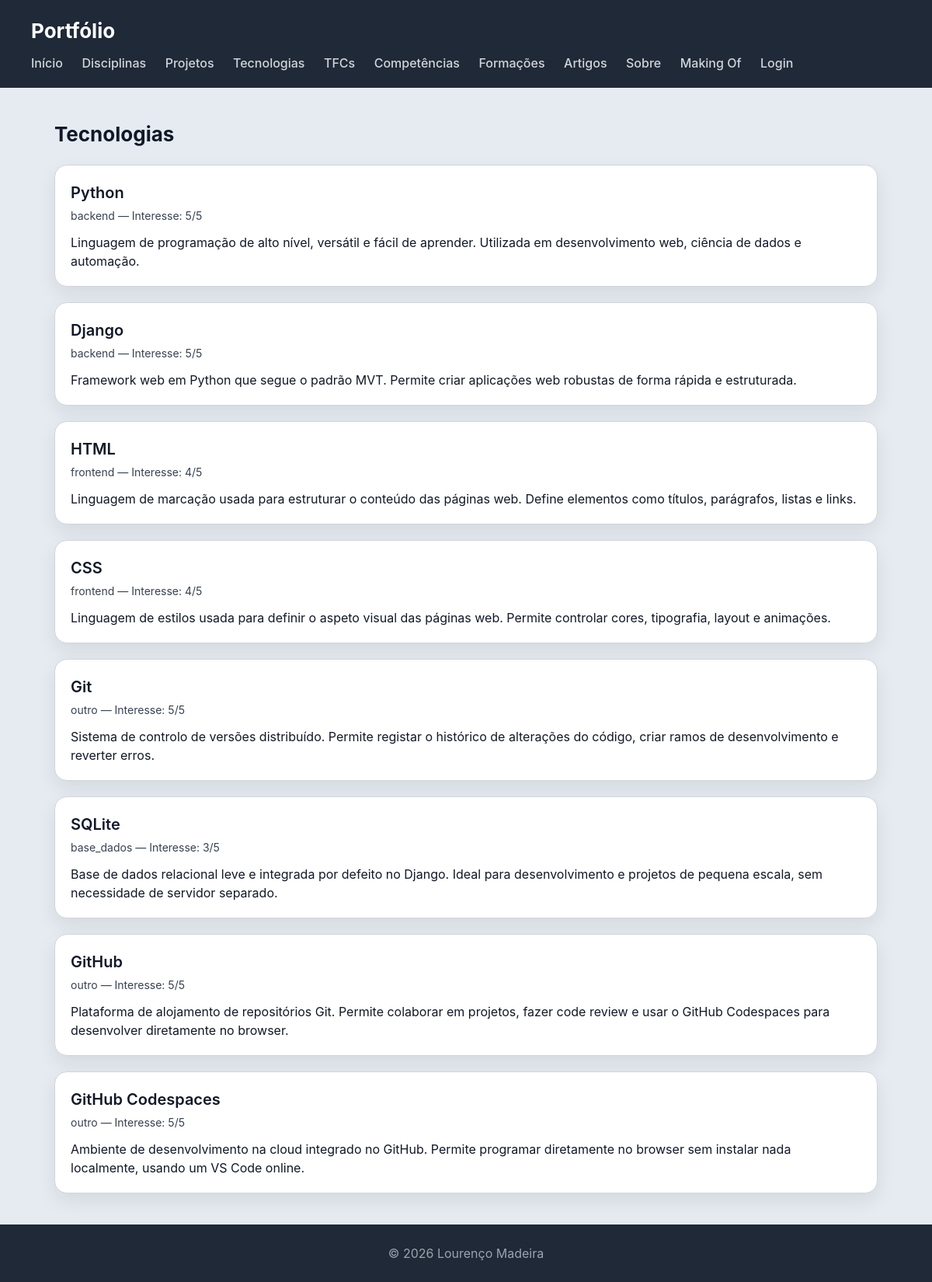
The app's page /portfolio/tecnologias/ with its own data.
### portfolio/models.py (models this page shows, shortened)
class Tecnologia(models.Model):
    CATEGORIAS = [
        ('linguagem', 'Linguagem'),
        ('framework', 'Framework'),
        ('base_dados', 'Base de Dados'),
        ('ferramenta', 'Ferramenta'),
        ('outro', 'Outro'),
    ]
    nome = models.CharField(max_length=200)
    descricao = models.TextField()
    logo = models.ImageField(upload_to='tecnologias/', blank=True, null=True)
    url_website = models.URLField()
    nivel_interesse = models.IntegerField()  # 1 a 5
    tipo = models.ForeignKey(TipoTecnologia, on_delete=models.SET_NULL, null=True, blank=True, related_name='tecnologias')

class TipoTecnologia(models.Model):
    TIPOS = [
        ('frontend', 'Frontend'),
        ('backend', 'Backend'),
        ('base_dados', 'Base de Dados'),
        ('storage', 'Storage'),
        ('outro', 'Outro'),
    ]
    nome = models.CharField(max_length=50, choices=TIPOS)
    def __str__(self):
        return self.nome

### portfolio/views.py (the view)
# urls.py: path('tecnologias/', views.tecnologias_view, name='tecnologias'),
def tecnologias_view(request):
    tecnologias = Tecnologia.objects.all()
    return render(request, 'portfolio/tecnologias.html', {'tecnologias': tecnologias})

### portfolio/templatetags/portfolio_extras.py (called while the page is built)
@register.filter
def is_gestor(user):
    return user.is_authenticated and user.groups.filter(name='gestor-portfolio').exists()

### portfolio/templates/portfolio/tecnologias.html (shortened to what this page needs)
{% extends "portfolio/base.html" %}
{% load portfolio_extras %}
{% block content %}
<h2>Tecnologias</h2>
<section>
    {% for tec in tecnologias %}
    <article>
        <header>
            <h3>{{ tec.nome }}</h3>
            <p>{{ tec.tipo }} — Interesse: {{ tec.nivel_interesse }}/5</p>
        </header>
        <section>
            <p>{{ tec.descricao }}</p>
        </section>
    </article>
    {% endfor %}
</section>
{% endblock %}

### escola/static/escola/styles.css (style rules this page uses)
* { box-sizing: border-box; margin: 0; padding: 0; }
body { font-family: "Inter", "Segoe UI", system-ui, -apple-system, sans-serif; background: #e6ebf2; color: #111827; line-height: 1.5; }
h2 { margin-bottom: 20px; font-size: 26px; }
section > article { background: white; padding: 20px; border-radius: 16px; border: 1px solid #d1d5db; box-shadow: 0 10px 25px rgba(0,0,0,0.08); transition: all 0.25s ease; margin-bottom: 20px; }
article > header { margin-bottom: 12px; }
article > header > h3 { font-size: 20px; font-weight: 600; margin-bottom: 4px; }
article > header > p { font-size: 14px; color: #374151; }
article > section { margin-top: 10px; }

### records on screen
Tecnologia: nome "Python", tipo "backend", nivel_interesse "5", descricao "Linguagem de programação de alto nível, versátil e fácil de aprender. Utilizada em desenvolvimento web, ciência de dados e automação."
Tecnologia: nome "Django", tipo "backend", nivel_interesse "5", descricao "Framework web em Python que segue o padrão MVT. Permite criar aplicações web robustas de forma rápida e estruturada."
Tecnologia: nome "HTML", tipo "frontend", nivel_interesse "4", descricao "Linguagem de marcação usada para estruturar o conteúdo das páginas web. Define elementos como títulos, parágrafos, listas e links."
Tecnologia: nome "CSS", tipo "frontend", nivel_interesse "4", descricao "Linguagem de estilos usada para definir o aspeto visual das páginas web. Permite controlar cores, tipografia, layout e animações."
Tecnologia: nome "Git", tipo "outro", nivel_interesse "5", descricao "Sistema de controlo de versões distribuído. Permite registar o histórico de alterações do código, criar ramos de desenvolvimento e reverter erros."
Tecnologia: nome "SQLite", tipo "base_dados", nivel_interesse "3", descricao "Base de dados relacional leve e integrada por defeito no Django. Ideal para desenvolvimento e projetos de pequena escala, sem necessidade de servidor separado."
Tecnologia: nome "GitHub", tipo "outro", nivel_interesse "5", descricao "Plataforma de alojamento de repositórios Git. Permite colaborar em projetos, fazer code review e usar o GitHub Codespaces para desenvolver diretamente no browser."
Tecnologia: nome "GitHub Codespaces", tipo "outro", nivel_interesse "5", descricao "Ambiente de desenvolvimento na cloud integrado no GitHub. Permite programar diretamente no browser sem instalar nada localmente, usando um VS Code online."
